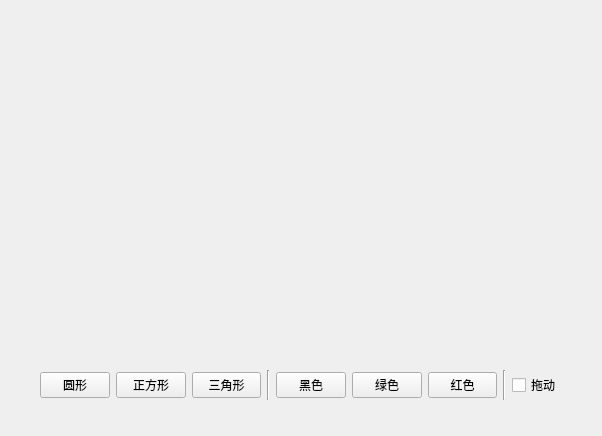
<?xml version="1.0" encoding="UTF-8"?>
<ui version="4.0">
 <class>Widget</class>
 <widget class="QWidget" name="Widget">
  <property name="geometry">
   <rect>
    <x>0</x>
    <y>0</y>
    <width>602</width>
    <height>436</height>
   </rect>
  </property>
  <property name="windowTitle">
   <string>Form</string>
  </property>
  <widget class="QLabel" name="label">
   <property name="geometry">
    <rect>
     <x>20</x>
     <y>20</y>
     <width>561</width>
     <height>321</height>
    </rect>
   </property>
   <property name="text">
    <string/>
   </property>
  </widget>
  <widget class="QWidget" name="layoutWidget">
   <property name="geometry">
    <rect>
     <x>40</x>
     <y>370</y>
     <width>521</width>
     <height>30</height>
    </rect>
   </property>
   <layout class="QHBoxLayout" name="horizontalLayout_6">
    <item>
     <layout class="QHBoxLayout" name="horizontalLayout_5">
      <item>
       <widget class="QPushButton" name="circleButton">
        <property name="text">
         <string>圆形</string>
        </property>
       </widget>
      </item>
      <item>
       <widget class="QPushButton" name="squareButton">
        <property name="text">
         <string>正方形</string>
        </property>
       </widget>
      </item>
      <item>
       <widget class="QPushButton" name="triangleButton">
        <property name="sizePolicy">
         <sizepolicy hsizetype="Fixed" vsizetype="Fixed">
          <horstretch>0</horstretch>
          <verstretch>0</verstretch>
         </sizepolicy>
        </property>
        <property name="text">
         <string>三角形</string>
        </property>
       </widget>
      </item>
     </layout>
    </item>
    <item>
     <widget class="Line" name="line">
      <property name="orientation">
       <enum>Qt::Vertical</enum>
      </property>
     </widget>
    </item>
    <item>
     <layout class="QHBoxLayout" name="horizontalLayout_4">
      <item>
       <widget class="QPushButton" name="blackButton">
        <property name="text">
         <string>黑色</string>
        </property>
       </widget>
      </item>
      <item>
       <widget class="QPushButton" name="greenButton">
        <property name="text">
         <string>绿色</string>
        </property>
       </widget>
      </item>
      <item>
       <widget class="QPushButton" name="redButton">
        <property name="text">
         <string>红色</string>
        </property>
       </widget>
      </item>
     </layout>
    </item>
    <item>
     <widget class="Line" name="line_2">
      <property name="orientation">
       <enum>Qt::Vertical</enum>
      </property>
     </widget>
    </item>
    <item>
     <widget class="QCheckBox" name="moveCheckBox">
      <property name="text">
       <string>拖动</string>
      </property>
     </widget>
    </item>
   </layout>
  </widget>
 </widget>
 <resources/>
 <connections/>
</ui>
